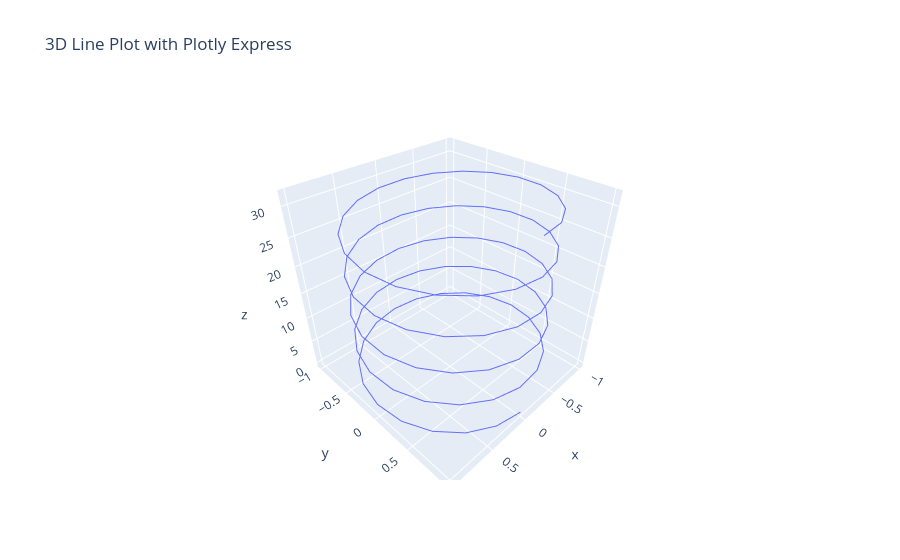

Notebook cell for this chart:
### Code cell
import plotly.express as px
import pandas as pd
import numpy as np

# Sample data for a 3D helix
t = np.linspace(0, 10 * np.pi, 100)
x = np.sin(t)
y = np.cos(t)
z = t

df = pd.DataFrame({"x": x, "y": y, "z": z})

# Create the 3D line plot
fig = px.line_3d(df, x="x", y="y", z="z", title="3D Line Plot with Plotly Express")

# Display the figure
fig.show()
